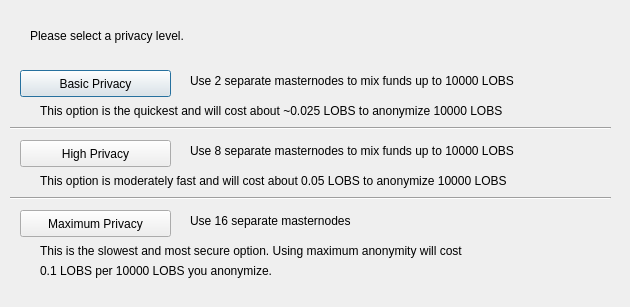
<?xml version="1.0" encoding="UTF-8"?>
<ui version="4.0">
 <class>ObfuscationConfig</class>
 <widget class="QDialog" name="ObfuscationConfig">
  <property name="geometry">
   <rect>
    <x>0</x>
    <y>0</y>
    <width>630</width>
    <height>307</height>
   </rect>
  </property>
  <property name="windowTitle">
   <string>Configure Obfuscation</string>
  </property>
  <widget class="QPushButton" name="buttonBasic">
   <property name="geometry">
    <rect>
     <x>20</x>
     <y>70</y>
     <width>151</width>
     <height>27</height>
    </rect>
   </property>
   <property name="text">
    <string>Basic Privacy</string>
   </property>
  </widget>
  <widget class="QPushButton" name="buttonHigh">
   <property name="geometry">
    <rect>
     <x>20</x>
     <y>140</y>
     <width>151</width>
     <height>27</height>
    </rect>
   </property>
   <property name="text">
    <string>High Privacy</string>
   </property>
  </widget>
  <widget class="QPushButton" name="buttonMax">
   <property name="geometry">
    <rect>
     <x>20</x>
     <y>210</y>
     <width>151</width>
     <height>27</height>
    </rect>
   </property>
   <property name="text">
    <string>Maximum Privacy</string>
   </property>
  </widget>
  <widget class="QLabel" name="label">
   <property name="geometry">
    <rect>
     <x>30</x>
     <y>20</y>
     <width>571</width>
     <height>31</height>
    </rect>
   </property>
   <property name="text">
    <string>Please select a privacy level.</string>
   </property>
  </widget>
  <widget class="QLabel" name="label_2">
   <property name="geometry">
    <rect>
     <x>190</x>
     <y>70</y>
     <width>421</width>
     <height>21</height>
    </rect>
   </property>
   <property name="text">
    <string>Use 2 separate masternodes to mix funds up to 10000 LOBS</string>
   </property>
  </widget>
  <widget class="QLabel" name="label_3">
   <property name="geometry">
    <rect>
     <x>190</x>
     <y>140</y>
     <width>411</width>
     <height>21</height>
    </rect>
   </property>
   <property name="text">
    <string>Use 8 separate masternodes to mix funds up to 10000 LOBS</string>
   </property>
  </widget>
  <widget class="QLabel" name="label_4">
   <property name="geometry">
    <rect>
     <x>190</x>
     <y>210</y>
     <width>421</width>
     <height>21</height>
    </rect>
   </property>
   <property name="text">
    <string>Use 16 separate masternodes</string>
   </property>
  </widget>
  <widget class="QLabel" name="label_6">
   <property name="geometry">
    <rect>
     <x>40</x>
     <y>100</y>
     <width>561</width>
     <height>21</height>
    </rect>
   </property>
   <property name="text">
    <string>This option is the quickest and will cost about ~0.025 LOBS to anonymize 10000 LOBS</string>
   </property>
  </widget>
  <widget class="QLabel" name="label_7">
   <property name="geometry">
    <rect>
     <x>40</x>
     <y>170</y>
     <width>561</width>
     <height>21</height>
    </rect>
   </property>
   <property name="text">
    <string>This option is moderately fast and will cost about 0.05 LOBS to anonymize 10000 LOBS</string>
   </property>
  </widget>
  <widget class="QLabel" name="label_8">
   <property name="geometry">
    <rect>
     <x>40</x>
     <y>240</y>
     <width>561</width>
     <height>21</height>
    </rect>
   </property>
   <property name="text">
    <string>This is the slowest and most secure option. Using maximum anonymity will cost</string>
   </property>
  </widget>
  <widget class="QLabel" name="label_9">
   <property name="geometry">
    <rect>
     <x>40</x>
     <y>260</y>
     <width>561</width>
     <height>21</height>
    </rect>
   </property>
   <property name="text">
    <string>0.1 LOBS per 10000 LOBS you anonymize.</string>
   </property>
  </widget>
  <widget class="Line" name="line">
   <property name="geometry">
    <rect>
     <x>10</x>
     <y>120</y>
     <width>601</width>
     <height>16</height>
    </rect>
   </property>
   <property name="orientation">
    <enum>Qt::Horizontal</enum>
   </property>
  </widget>
  <widget class="Line" name="line_2">
   <property name="geometry">
    <rect>
     <x>10</x>
     <y>190</y>
     <width>601</width>
     <height>16</height>
    </rect>
   </property>
   <property name="orientation">
    <enum>Qt::Horizontal</enum>
   </property>
  </widget>
 </widget>
 <resources/>
 <connections/>
</ui>
